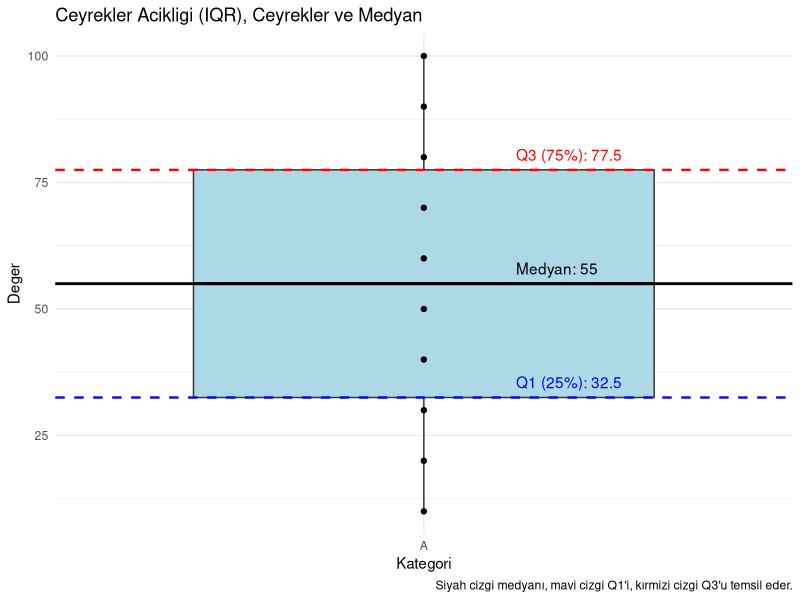

Generate this figure with R:
## ---- chunk 1
#| label: ortalama-hesaplama
#| message: false
#| warning: false

# Bir vektör tanımlama
veri <- c(12, 15, 20, 25, 30, 35, 40, 50)

# Vektörün ortalamasını hesaplama
ortalama <- mean(veri)

# Ortalamayı ekrana yazdırma
print(ortalama)
## ---- chunk 2
#| label: aykiri-degerlerin-etkisi
#| message: false
#| warning: false

# Aykırı değer içermeyen bir veri kümesi
veri_normal <- c(10, 15, 20, 25, 30)
ortalama_normal <- mean(veri_normal)
print(ortalama_normal) # Çıktı: 20

# Aykırı değer içeren bir veri kümesi
veri_aykiri <- c(10, 15, 20, 25, 1000) # 1000 bir aykırı değerdir
ortalama_aykiri <- mean(veri_aykiri)
print(ortalama_aykiri) # Çıktı: 214
## ---- chunk 3
#| label: medyan-hesaplama
#| message: false
#| warning: false

# Bir veri kümesi tanımlama
veri <- c(3, 5, 7, 9, 11, 13)

# Verinin medyanını hesaplama
medyan <- median(veri)

# Medyanı ekrana yazdırma
print(medyan)
## ---- chunk 4
#| label: medyan-aykiri-etkisi
#| message: false
#| warning: false

# Aykırı değer içermeyen bir veri kümesi
veri_normal <- c(10, 15, 20, 25, 30)
medyan_normal <- median(veri_normal)
print(medyan_normal) # Çıktı: 20

# Aykırı değer içeren bir veri kümesi
veri_aykiri <- c(10, 15, 20, 25, 1000)
medyan_aykiri <- median(veri_aykiri)
print(medyan_aykiri) # Çıktı: 20
## ---- chunk 5
#| label: mod-hesaplama
#| message: false
#| warning: false

# Gerekli kütüphanenin yüklenmesi
# install.packages("modeest") # Eğer yüklenmemişse, bu satırı çalıştırın
library(modeest)

# Bir veri kümesi tanımlama
veri <- c(1, 2, 2, 3, 3, 4, 4, 4, 5, 5, 6)

# Verinin modunu hesaplama (en sık görülen değer)
mod <- mfv(veri)

# Modu ekrana yazdırma
print(mod) # En sık görülen değer: 4
## ---- chunk 6
#| label: kategorik-mod-hesaplama
#| message: false
#| warning: false

# Gerekli kütüphanenin yüklenmesi
# install.packages("modeest") # Eğer yüklenmemişse bu satırı çalıştırın
library(modeest)

# Bir kategorik veri kümesi tanımlama
kategorik_veri <- c("Kırmızı", "Mavi", "Kırmızı", "Yeşil", "Mavi", "Mavi")

# Kategorik verinin modunu hesaplama (en sık görülen kategori)
mod_kategorik <- mfv(kategorik_veri)

# Modu ekrana yazdırma
print(mod_kategorik) # En sık görülen kategori: "Mavi"
## ---- chunk 7
#| label: aralik-hesaplama
#| message: false
#| warning: false

# Bir veri kümesi tanımlama
veri <- c(4, 7, 10, 15)

# Verinin aralığını hesaplama
aralik <- max(veri) - min(veri)

# Aralığı ekrana yazdırma
print(aralik) # Çıktı: 11
## ---- chunk 8
#| label: ortalama-varyans-hesaplama
#| message: false
#| warning: false

# Bir veri kümesi tanımlama
veri <- c(2, 4, 6)

# Verinin ortalamasını hesaplama
ortalama <- mean(veri)
print(ortalama) # Çıktı: 4

# Verinin varyansını hesaplama
varyans <- var(veri)
print(varyans) # Çıktı: 4
## ---- chunk 9
#| label: genis-veri-ortalama-varyans
#| message: false
#| warning: false

# Daha geniş bir veri kümesi tanımlama
veri_genis <- c(5, 10, 15, 20, 25)

# Verinin ortalamasını hesaplama
ortalama_genis <- mean(veri_genis)
print(ortalama_genis) # Çıktı: 15

# Verinin varyansını hesaplama
varyans_genis <- var(veri_genis)
print(varyans_genis) # Çıktı: 62.5
## ---- chunk 10
#| label: standart-sapma-hesaplama
#| message: false
#| warning: false

# Bir veri kümesi tanımlama
veri <- c(2, 4, 6)

# Verinin standart sapmasını hesaplama
std_sapma <- sd(veri)

# Standart sapmayı ekrana yazdırma
print(std_sapma) # Çıktı: 2
## ---- chunk 11
#| label: cayrekler-acikligi-hesaplama
#| message: false
#| warning: false

# Daha büyük bir veri kümesi tanımlama
veri_genis <- c(10, 20, 30, 40, 50, 60, 70, 80, 90, 100)

# Çeyreklerin hesaplanması
q1_genis <- quantile(veri_genis, 0.25) # Birinci çeyrek (Q1)
q3_genis <- quantile(veri_genis, 0.75) # Üçüncü çeyrek (Q3)

# Çeyrekler açıklığı
cayrekler_acikligi_genis <- q3_genis - q1_genis

# Çeyrekler açıklığını ekrana yazdırma
print(cayrekler_acikligi_genis) # Çıktı: 50
## ---- chunk 12
#| warning: false
#| echo: false

# Gerekli kütüphane
library(ggplot2)

# Veri kümesi
veri_genis <- data.frame(
  kategori = rep("A", 10),
  deger = c(10, 20, 30, 40, 50, 60, 70, 80, 90, 100)
)

# Q1, Q3 ve Medyan hesaplama
q1 <- quantile(veri_genis$deger, 0.25) # %25 (Birinci ceyrek)
q3 <- quantile(veri_genis$deger, 0.75) # %75 (Ucuncu ceyrek)
medyan <- median(veri_genis$deger)     # Medyan
iqr <- q3 - q1                         # Ceyrekler acikligi

# Boxplot oluşturma
ggplot(veri_genis, aes(x = kategori, y = deger)) +
  geom_boxplot(outlier.color = "red", fill = "lightblue") +
  geom_point() +
   # Q1 cizgisi
  geom_hline(yintercept = q1, linetype = "dashed", color = "blue", size = 0.8) + 
   # Q3 cizgisi
  geom_hline(yintercept = q3, linetype = "dashed", color = "red", size = 0.8) + 
   # Medyan cizgisi
  geom_hline(yintercept = medyan, linetype = "solid", color = "black", size = 1) +
   # Q1 yazisi yukarida
  annotate("text", x = 1.15, y = q1 + 3, label = paste0("Q1 (25%): ", q1),
           hjust = 0, color = "blue") + 
   # Q3 yazisi yukarida
  annotate("text", x = 1.15, y = q3 + 3, label = paste0("Q3 (75%): ", q3), 
           hjust = 0, color = "red") + 
   # Medyan yazisi yukarida
  annotate("text", x = 1.15, y = medyan + 3, label = paste0("Medyan: ", medyan),
           hjust = 0, color = "black") + # Medyan yazisi yukarida
  labs(
    title = "Ceyrekler Acikligi (IQR), Ceyrekler ve Medyan",
    x = "Kategori",
    y = "Deger",
    caption = "Siyah cizgi medyanı, mavi cizgi Q1'i, kırmizi cizgi Q3'u temsil eder."
  ) +
  theme_minimal()
